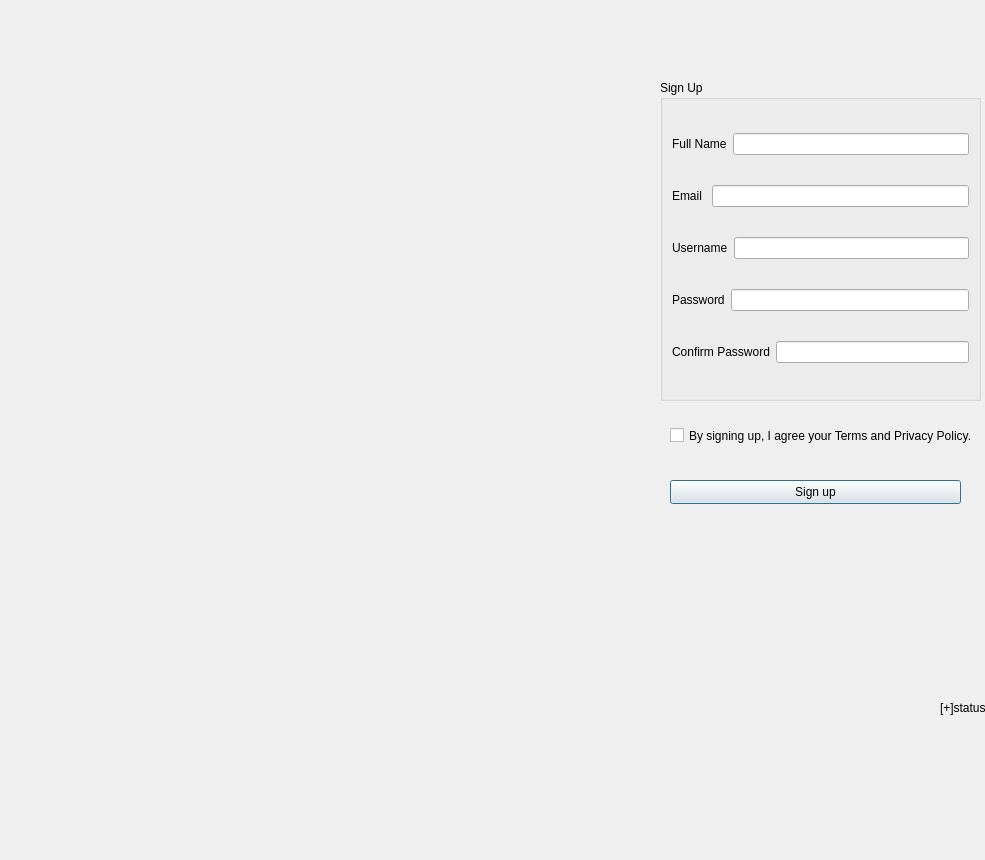
<?xml version="1.0" encoding="UTF-8"?>
<ui version="4.0">
 <class>signupp</class>
 <widget class="QDialog" name="signupp">
  <property name="geometry">
   <rect>
    <x>0</x>
    <y>0</y>
    <width>985</width>
    <height>860</height>
   </rect>
  </property>
  <property name="windowTitle">
   <string>Dialog</string>
  </property>
  <widget class="QLabel" name="label_pic3">
   <property name="geometry">
    <rect>
     <x>-10</x>
     <y>-30</y>
     <width>1081</width>
     <height>911</height>
    </rect>
   </property>
   <property name="text">
    <string/>
   </property>
  </widget>
  <widget class="QLabel" name="label_7">
   <property name="geometry">
    <rect>
     <x>940</x>
     <y>700</y>
     <width>91</width>
     <height>16</height>
    </rect>
   </property>
   <property name="text">
    <string>[+]status</string>
   </property>
  </widget>
  <widget class="QPushButton" name="pushButton_signup">
   <property name="geometry">
    <rect>
     <x>670</x>
     <y>480</y>
     <width>291</width>
     <height>24</height>
    </rect>
   </property>
   <property name="text">
    <string>Sign up</string>
   </property>
  </widget>
  <widget class="QGroupBox" name="groupBox">
   <property name="geometry">
    <rect>
     <x>660</x>
     <y>80</y>
     <width>321</width>
     <height>321</height>
    </rect>
   </property>
   <property name="title">
    <string>Sign Up</string>
   </property>
   <layout class="QVBoxLayout" name="verticalLayout_6">
    <item>
     <layout class="QHBoxLayout" name="horizontalLayout_26">
      <item>
       <widget class="QLabel" name="label_28">
        <property name="text">
         <string>Full Name</string>
        </property>
       </widget>
      </item>
      <item>
       <widget class="QLineEdit" name="txt_name_6"/>
      </item>
     </layout>
    </item>
    <item>
     <layout class="QHBoxLayout" name="horizontalLayout_27">
      <item>
       <widget class="QLabel" name="label_29">
        <property name="text">
         <string>Email </string>
        </property>
       </widget>
      </item>
      <item>
       <widget class="QLineEdit" name="txt_email_6"/>
      </item>
     </layout>
    </item>
    <item>
     <layout class="QHBoxLayout" name="horizontalLayout_28">
      <item>
       <widget class="QLabel" name="label_30">
        <property name="text">
         <string>Username</string>
        </property>
       </widget>
      </item>
      <item>
       <widget class="QLineEdit" name="txt_user_6"/>
      </item>
     </layout>
    </item>
    <item>
     <layout class="QHBoxLayout" name="horizontalLayout_29">
      <item>
       <widget class="QLabel" name="label_31">
        <property name="text">
         <string>Password</string>
        </property>
       </widget>
      </item>
      <item>
       <widget class="QLineEdit" name="txt_password_6">
        <property name="echoMode">
         <enum>QLineEdit::PasswordEchoOnEdit</enum>
        </property>
       </widget>
      </item>
     </layout>
    </item>
    <item>
     <layout class="QHBoxLayout" name="horizontalLayout_30">
      <item>
       <widget class="QLabel" name="label_32">
        <property name="text">
         <string>Confirm Password</string>
        </property>
       </widget>
      </item>
      <item>
       <widget class="QLineEdit" name="txt_confirm_6">
        <property name="echoMode">
         <enum>QLineEdit::PasswordEchoOnEdit</enum>
        </property>
       </widget>
      </item>
     </layout>
    </item>
   </layout>
  </widget>
  <widget class="QCheckBox" name="checkBox">
   <property name="geometry">
    <rect>
     <x>670</x>
     <y>410</y>
     <width>321</width>
     <height>51</height>
    </rect>
   </property>
   <property name="text">
    <string>By signing up, I agree your Terms and Privacy Policy.</string>
   </property>
  </widget>
 </widget>
 <resources/>
 <connections/>
</ui>
